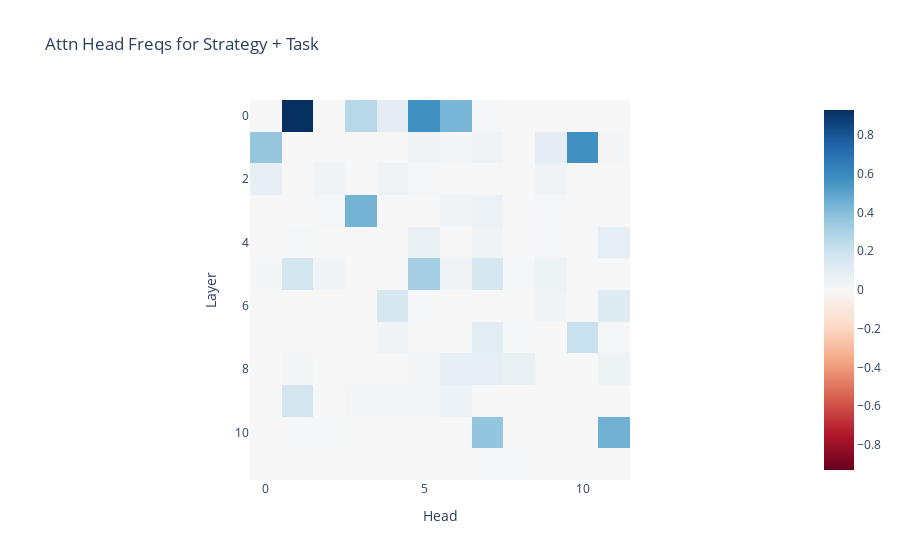

Notebook cell for this chart:
### Code cell
# %%

%load_ext autoreload
%autoreload 2


# %%
import torch
import time
import plotly.express as px
import matplotlib.pyplot as plt

from task_evaluation import TaskEvaluation
from data.ioi_dataset import gen_templated_prompts
from data.greater_than_dataset import generate_greater_than_dataset
from circuit_discovery import CircuitDiscovery, only_feature
from circuit_lens import CircuitComponent
from plotly_utils import *
from data.ioi_dataset import IOI_GROUND_TRUTH_HEADS
from data.greater_than_dataset import GT_GROUND_TRUTH_HEADS
from memory import get_gpu_memory
from sklearn import metrics
from tqdm import trange

from utils import get_attn_head_roc


# %%
torch.set_grad_enabled(False)
# %%


#dataset_prompts = gen_templated_prompts(template_idex=1, N=500)
dataset_prompts = generate_greater_than_dataset(N=100)


# %%

def component_filter(component: str):
    return component in [
        CircuitComponent.Z_FEATURE,
        CircuitComponent.MLP_FEATURE,
        CircuitComponent.ATTN_HEAD,
        CircuitComponent.UNEMBED,
        # CircuitComponent.UNEMBED_AT_TOKEN,
        CircuitComponent.EMBED,
        CircuitComponent.POS_EMBED,
        # CircuitComponent.BIAS_O,
        CircuitComponent.Z_SAE_ERROR,
        # CircuitComponent.Z_SAE_BIAS,
        # CircuitComponent.TRANSCODER_ERROR,
        # CircuitComponent.TRANSCODER_BIAS,
    ]


pass_based = True

passes = 5
node_contributors = 1
first_pass_minimal = True

sub_passes = 3
do_sub_pass = False
layer_thres = 9
minimal = True


num_greedy_passes = 20
k = 1
N = 30

thres = 4

def strategy(cd: CircuitDiscovery):
    if pass_based:
        for _ in range(passes):
            cd.add_greedy_pass(contributors_per_node=node_contributors, minimal=first_pass_minimal)

            if do_sub_pass:
                for _ in range(sub_passes):
                    cd.add_greedy_pass_against_all_existing_nodes(contributors_per_node=node_contributors, skip_z_features=True, layer_threshold=layer_thres, minimal=minimal)
    else:
        for _ in range(num_greedy_passes):
            cd.greedily_add_top_contributors(k=k, reciever_threshold=thres)



task_eval = TaskEvaluation(prompts=dataset_prompts, circuit_discovery_strategy=strategy, allowed_components_filter=component_filter)

cd = task_eval.get_circuit_discovery_for_prompt(20)
# f = task_eval.get_features_at_heads_over_dataset(N=30)
N = 100

attn_freqs = task_eval.get_attn_head_freqs_over_dataset(N=N, subtract_counter_factuals=False, return_freqs=True)

### Figure 1 — Plotly figure (JSON) as saved in the notebook; plotly's stock layout.template omitted (floating-point values rounded to 4 significant figures; data arrays with more than 128 entries replaced by an {"elided": "..."} marker saying what was removed)
{"data": [{"coloraxis": "coloraxis", "hovertemplate": "Head: %{x}<br>Layer: %{y}<br>color: %{z}<extra></extra>", "name": "0", "type": "heatmap", "xaxis": "x", "yaxis": "y", "z": {"elided": "12x12 float values"}}], "layout": {"coloraxis": {"cmid": 0, "colorscale": [[0, "rgb(103,0,31)"], [0.1, "rgb(178,24,43)"], [0.2, "rgb(214,96,77)"], [0.3, "rgb(244,165,130)"], [0.4, "rgb(253,219,199)"], [0.5, "rgb(247,247,247)"], [0.6, "rgb(209,229,240)"], [0.7, "rgb(146,197,222)"], [0.8, "rgb(67,147,195)"], [0.9, "rgb(33,102,172)"], [1, "rgb(5,48,97)"]]}, "title": {"text": "Attn Head Freqs for Strategy + Task "}, "xaxis": {"anchor": "y", "constrain": "domain", "domain": [0, 1], "scaleanchor": "y", "title": {"text": "Head"}}, "yaxis": {"anchor": "x", "autorange": "reversed", "constrain": "domain", "domain": [0, 1], "title": {"text": "Layer"}}}}
